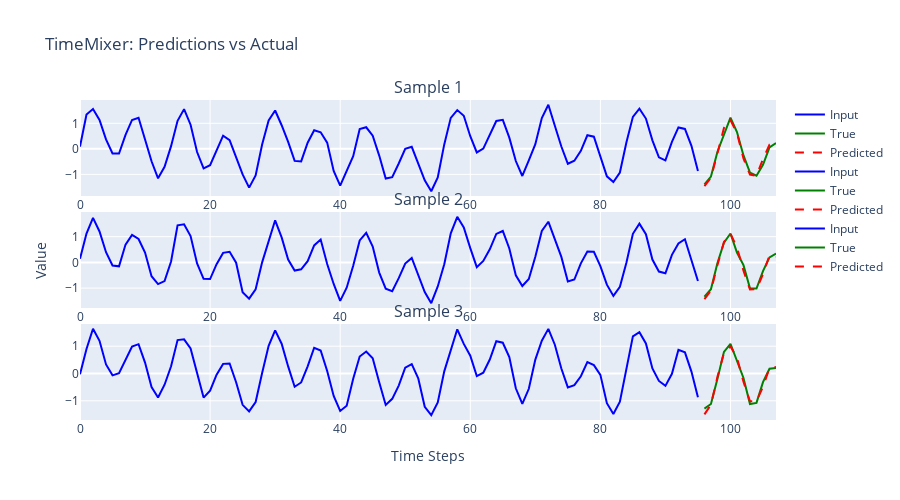

Write notebook code for a chart like this one.
### Markdown cell above
## 4. Visualize Predictions

### Code cell
# Visualize predictions using KerasFactoryPlotter
fig = KerasFactoryPlotter.plot_timeseries(
    X=X_test,
    y_true=y_test,
    y_pred=predictions,
    n_samples_to_plot=3,
    feature_idx=0,
    title='TimeMixer: Predictions vs Actual'
)
fig.show()
